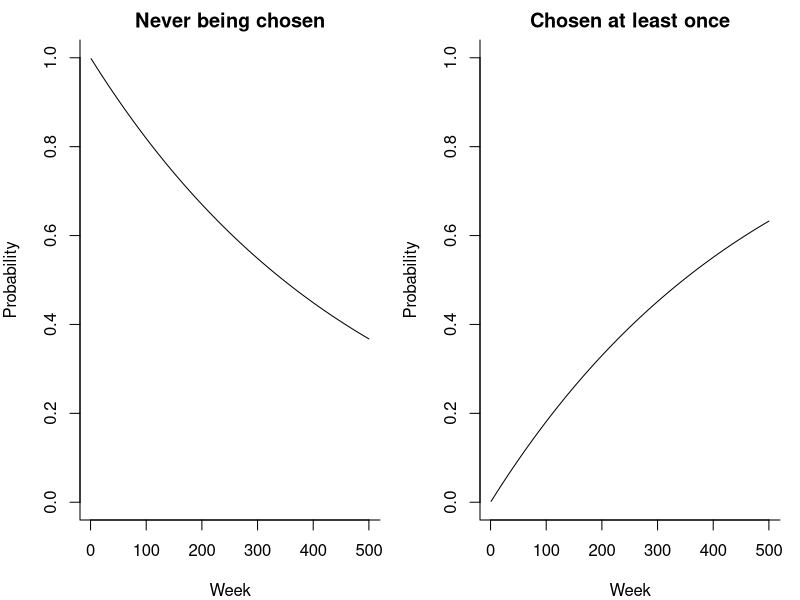

Write R code to recreate this figure.
## ---- chunk 1
p <- 1/500
weeks <- 1:500
prob_notchosen <- (1-p)^weeks
prob_chosen <- 1-prob_notchosen
par(mfrow = c(1,2), mar = c(4,4,2,1), bty = "l")
plot(weeks, prob_notchosen, xlab = "Week", ylab = "Probability", main = "Never being chosen", type = "l", ylim = c(0,1))
plot(weeks, prob_chosen, xlab = "Week", ylab = "Probability", main = "Chosen at least once", type = "l", ylim = c(0,1))
